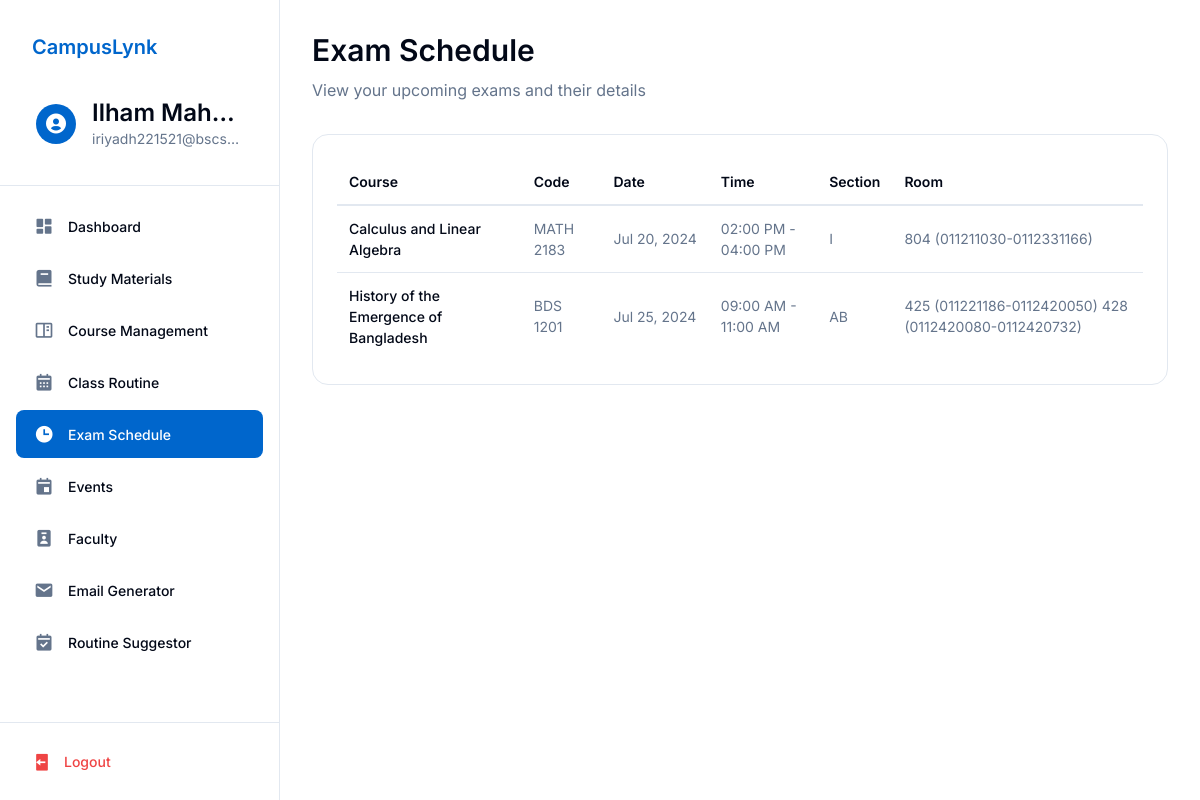
The page /exam_schedule.php (signed in) on the database its author committed.
### tables this page shows
CREATE TABLE `users` (
  `id` int(11) NOT NULL,
  `username` varchar(255) NOT NULL,
  `email` varchar(255) NOT NULL,
  `password` varchar(255) NOT NULL,
  `role` enum('student','faculty','admin') NOT NULL,
  `name` varchar(255) NOT NULL
);

CREATE TABLE `exam_schedules` (
  `id` int(11) NOT NULL,
  `department` varchar(50) NOT NULL,
  `course_code` varchar(50) NOT NULL,
  `course_title` varchar(255) NOT NULL,
  `section` varchar(10) NOT NULL,
  `teacher` varchar(100) NOT NULL,
  `exam_date` date NOT NULL,
  `exam_time` varchar(50) NOT NULL,
  `room` text DEFAULT NULL,
  `created_at` timestamp NOT NULL DEFAULT current_timestamp()
);

### exam_schedule.php (the view, shortened to what this page needs)
<?php
$database = new Database();
$db = $database->getConnection();
$exams = [];
try {
    $userQuery = "SELECT id FROM users WHERE email = ?";
    $userStmt = $db->prepare($userQuery);
    $userStmt->execute([$_SESSION["useremail"]]);
    $user = $userStmt->fetch(PDO::FETCH_ASSOC);
    if ($user) {
        $userId = $user['id'];
        $examQuery = "
            SELECT
                es.course_title,
                es.course_code,
                es.exam_date,
                es.exam_time,
                es.section,
                es.room,
                es.teacher
            FROM student_enrollments se
            JOIN upcoming_courses uc ON se.course_id = uc.id
            JOIN exam_schedules es ON es.course_code = uc.course_code AND es.section = se.section
            WHERE se.student_id = ?
            ORDER BY es.exam_date, es.exam_time
        ";
        $examStmt = $db->prepare($examQuery);
        $examStmt->execute([$userId]);
        $exams = $examStmt->fetchAll(PDO::FETCH_ASSOC);
    }
} catch(PDOException $e) {
    echo "<p>Could not retrieve exam schedule. Please try again later.</p>";
}
?>
<!DOCTYPE html>
<html lang="en">
<head>
    <link href='https://unpkg.com/boxicons@2.1.4/css/boxicons.min.css' rel='stylesheet'>
    <link rel="stylesheet" href="css/base.css">
    <link rel="stylesheet" href="css/layout.css">
    <link rel="stylesheet" href="css/components.css">
    <link rel="stylesheet" href="css/exam-schedule.css">
</head>
<body>
    <?php include 'sidebar.php'; ?>
    <main class="main-content">
        <section class="welcome-section">
            <h1>Exam Schedule</h1>
            <p class="text-muted">View your upcoming exams and their details</p>
        </section>
        <div class="table-container">
            <table class="table">
                <thead>
                    <tr>
                        <th>Course</th>
                        <th>Code</th>
                        <th>Date</th>
                        <th>Time</th>
                        <th>Section</th>
                        <th>Room</th>
                    </tr>
                </thead>
                <tbody>
                    <?php if (!empty($exams)): ?>
                        <?php foreach ($exams as $exam): ?>
                            <tr>
                                <td><?php echo htmlspecialchars($exam['course_title']); ?></td>
                                <td><?php echo htmlspecialchars($exam['course_code']); ?></td>
                                <td class="exam-date"><?php echo date('M j, Y', strtotime($exam['exam_date'])); ?></td>
                                <td><?php echo htmlspecialchars($exam['exam_time']); ?></td>
                                <td><?php echo htmlspecialchars($exam['section']); ?></td>
                                <td><?php echo htmlspecialchars($exam['room']); ?></td>
                            </tr>
                        <?php endforeach; ?>
                    <?php endif; ?>
                </tbody>
            </table>
        </div>
    </main>
</body>
</html>

### sidebar.php (shortened to what this page needs)
<?php
try {
    $sidebar_database = new Database();
    $sidebar_db = $sidebar_database->getConnection();
    $sidebar_query = $sidebar_db->prepare("SELECT * FROM users WHERE email = ?");
    $sidebar_query->execute([$_SESSION['useremail']]);
    $sidebar_user = $sidebar_query->fetch(PDO::FETCH_ASSOC);
} catch (PDOException $e) {
    header("Location: login.php?error=Database Error: " . urlencode($e->getMessage()));
    exit();
}
$current_page = basename($_SERVER['PHP_SELF']);
$role = $sidebar_user['role'];
?>
<link href='https://unpkg.com/boxicons@2.1.4/css/boxicons.min.css' rel='stylesheet'>
<aside class="sidebar">
    <div class="sidebar-header">
        <div class="logo-and-title-div">
            <a href="<?php echo $role === 'faculty' ? 'faculty_dashboard.php' : ($role === 'admin' ? 'admin_dashboard.php' : 'dashboard.php'); ?>" class="navbar-brand">CampusLynk</a>
        </div>
        <a href="<?php echo $role === 'faculty' ? 'faculty_dashboard.php' : ($role === 'admin' ? 'admin_dashboard.php' : 'profile.php'); ?>" class="user-info">
            <div class="user-avatar">
                <i class='bx bxs-user-circle'></i>
            </div>
            <div class="user-details">
                <h3 class="user-name"><?php echo htmlspecialchars($sidebar_user['name']); ?></h3>
                <p class="user-email"><?php echo htmlspecialchars($sidebar_user['email']); ?></p>
            </div>
        </a>
    </div>
    <div class="sidebar-content">
        <ul class="nav-links">
            <?php if ($role === 'admin'): ?>
                <li>
                    <a href="admin_dashboard.php" class="nav-link <?php echo $current_page === 'admin_dashboard.php' ? 'active' : ''; ?>">
                        <i class='bx bxs-dashboard'></i>
                        <span>Dashboard</span>
                    </a>
                </li>
                <li>
                    <a href="admin_dataimport.php" class="nav-link <?php echo $current_page === 'admin_dataimport.php' ? 'active' : ''; ?>">
                        <i class='bx bxs-file-import'></i>
                        <span>Data Import</span>
                    </a>
                </li>
                <li>
                    <a href="admin_exam_import.php" class="nav-link <?php echo $current_page === 'admin_exam_import.php' ? 'active' : ''; ?>">
                        <i class='bx bxs-calendar-event'></i>
                        <span>Exam Schedule Importer</span>
                    </a>
                </li>
                <li>
                    <a href="admin_class_schedule.php" class="nav-link <?php echo $current_page === 'admin_class_schedule.php' ? 'active' : ''; ?>">
                        <i class='bx bx-calendar'></i>
                        <span>Ongoing Class Schedule</span>
                    </a>
                </li>
                <li>
                    <a href="admin_users.php" class="nav-link <?php echo $current_page === 'admin_users.php' ? 'active' : ''; ?>">
                        <i class='bx bxs-user-detail'></i>
                        <span>User Management</span>
                    </a>
                </li>
                <li>
                    <a href="admin_settings.php" class="nav-link <?php echo $current_page === 'admin_settings.php' ? 'active' : ''; ?>">
                        <i class='bx bxs-cog'></i>
                        <span>Settings</span>
                    </a>
                </li>
            <?php else: ?>
                <li>
                    <a href="dashboard.php" class="nav-link <?php echo $current_page === 'dashboard.php' ? 'active' : ''; ?>">
                        <i class='bx bxs-dashboard'></i>
                        <span>Dashboard</span>
                    </a>
                </li>
                <li>
                    <a href="study-materials.php" class="nav-link <?php echo $current_page === 'study-materials.php' ? 'active' : ''; ?>">
                        <i class='bx bxs-book'></i>
                        <span>Study Materials</span>
                    </a>
                </li>
                <li>
                    <a href="course_management.php" class="nav-link <?php echo $current_page === 'course_management.php' ? 'active' : ''; ?>">
                        <i class='bx bx-book-content'></i>
                        <span>Course Management</span>
                    </a>
                </li>
                <li>
                    <a href="class_routine1.php" class="nav-link <?php echo $current_page === 'class_routine1.php' ? 'active' : ''; ?>">
                        <i class='bx bxs-calendar'></i>
                        <span>Class Routine</span>
                    </a>
                </li>
                <li>
                    <a href="exam_schedule.php" class="nav-link <?php echo $current_page === 'exam_schedule.php' ? 'active' : ''; ?>">
                        <i class='bx bxs-time'></i>
                        <span>Exam Schedule</span>
                    </a>
                </li>
                <li>
                    <a href="eventpage.php" class="nav-link <?php echo $current_page === 'eventpage.php' ? 'active' : ''; ?>">
                        <i class='bx bxs-calendar-event'></i>
                        <span>Events</span>
                    </a>
                </li>
                <li>
                    <a href="faculty.php" class="nav-link <?php echo $current_page === 'faculty.php' ? 'active' : ''; ?>">
                        <i class='bx bxs-user-badge'></i>
                        <span>Faculty</span>
                    </a>
                </li>
                <li>
                    <a href="email_assistant.php" class="nav-link <?php echo $current_page === 'email_assistant.php' ? 'active' : ''; ?>">
                        <i class='bx bxs-envelope'></i>
                        <span>Email Generator</span>
                    </a>
                </li>
                <li>
                    <a href="routine_suggestor.php" class="nav-link <?php echo $current_page === 'routine_suggestor.php' ? 'active' : ''; ?>">
                        <i class='bx bxs-calendar-check'></i>
                        <span>Routine Suggestor</span>
                    </a>
                </li>
            <?php endif; ?>
        </ul>
    </div>
    <div class="sidebar-footer">
        <?php
        $logout_url = 'logout.php';
        if (isset($_SESSION['role'])) {
            switch ($_SESSION['role']) {
                default:
                    $logout_url = 'logout.php';
            }
        }
        ?>
        <a href="<?php echo $logout_url; ?>" class="logout-btn">
            <i class='bx bxs-log-out'></i>
            <span>Logout</span>
        </a>
    </div>
</aside>

### css/base.css (style rules this page uses)
:root { --background: #ffffff; --foreground: #020817; --card: #ffffff; --card-foreground: #020817; --popover: #ffffff; --popover-foreground: #020817; --primary: #0066cc; --primary-foreground: #ffffff; --secondary: #f1f5f9; --secondary-foreground: #0f172a; --muted: #f1f5f9; --muted-foreground: #64748b; --accent: #f1f5f9; --accent-foreground: #0f172a; --destructive: #ef4444; --destructive-foreground: #ffffff; --success: #16a34a; --success-foreground: #ffffff; --border: #e2e8f0; --input: #e2e8f0; --ring: #0066cc; --spacing-1: 0.25rem; --spacing-2: 0.5rem; --spacing-3: 0.75rem; --spacing-4: 1rem; --spacing-5: 1.25rem; --spacing-6: 1.5rem; --spacing-8: 2rem; --spacing-10: 2.5rem; --spacing-12: 3rem; --radius-sm: 0.125rem; --radius: 0.5rem; --radius-md: 0.75rem; --radius-lg: 1rem; --shadow-sm: 0 1px 2px rgba(0, 0, 0, 0.05); --shadow: 0 1px 3px rgba(0, 0, 0, 0.1), 0 1px 2px rgba(0, 0, 0, 0.06); --shadow-md: 0 4px 6px -1px rgba(0, 0, 0, 0.1), 0 2px 4px -1px rgba(0, 0, 0, 0.06); --shadow-lg: 0 10px 15px -3px rgba(0, 0, 0, 0.1), 0 4px 6px -2px rgba(0, 0, 0, 0.05); }
* { margin: 0; padding: 0; box-sizing: border-box; font-family: 'Inter', sans-serif; }
body { background-color: var(--background); color: var(--foreground); line-height: 1.5; }
h1, h2, h3, h4, h5, h6 { font-weight: 600; line-height: 1.25; margin-bottom: var(--spacing-4); }
h1 { font-size: 2.25rem; }
h3 { font-size: 1.5rem; }
.text-muted { color: var(--muted-foreground); }
.main-content { margin-left: 280px; padding: 2rem; min-height: 100vh; background-color: var(--background); }

### css/layout.css (style rules this page uses)
:root { --sidebar-width: 280px; }
.main-content { margin-left: var(--sidebar-width); padding: 2rem; min-height: 100vh; background: var(--background); }
.sidebar { width: var(--sidebar-width); height: 100vh; background-color: var(--background); border-right: 1px solid var(--border); display: flex; flex-direction: column; position: fixed; left: 0; top: 0; z-index: 1000; overflow-y: auto; }
.sidebar-header { padding: 1.5rem; border-bottom: 1px solid var(--border); display: flex; flex-direction: column; gap: 1rem; background: var(--background); }
.logo-and-title-div { display: flex; align-items: center; gap: 0.75rem; text-decoration: none; padding: 0.5rem; border-radius: var(--radius); transition: background-color 0.2s; }
.navbar-brand { color: var(--primary); font-size: 1.25rem; font-weight: 600; text-decoration: none; }
.user-info { display: flex; align-items: center; gap: 1rem; padding: 0.75rem; border-radius: var(--radius); transition: background-color 0.2s; text-decoration: none; }
.user-avatar { width: 40px; height: 40px; border-radius: 50%; background: var(--primary); display: flex; align-items: center; justify-content: center; flex-shrink: 0; }
.user-avatar i { font-size: 1.5rem; color: var(--primary-foreground); }
.user-details { flex: 1; min-width: 0; }
.user-name { font-weight: 600; color: var(--foreground); margin: 0; white-space: nowrap; overflow: hidden; text-overflow: ellipsis; }
.user-email { font-size: 0.875rem; color: var(--muted-foreground); margin: 0; white-space: nowrap; overflow: hidden; text-overflow: ellipsis; }
.sidebar-content { flex: 1; display: flex; flex-direction: column; padding: 1rem 0; }
.nav-links { list-style: none; padding: 0 1rem; margin: 0; }
.nav-links li { margin-bottom: 0.25rem; }
.nav-link { display: flex; align-items: center; gap: 0.75rem; padding: 0.75rem 1rem; color: var(--foreground); text-decoration: none; border-radius: var(--radius); transition: all 0.2s; font-size: 0.875rem; font-weight: 500; }
.nav-link.active { background-color: var(--primary); color: var(--primary-foreground); }
.nav-link.active i { color: inherit; }
.nav-link i { font-size: 1.25rem; width: 1.5rem; height: 1.5rem; display: inline-flex; align-items: center; justify-content: center; color: var(--muted-foreground); }
.sidebar-footer { padding: 1rem; border-top: 1px solid var(--border); background: var(--background); }
.logout-btn { display: flex; align-items: center; gap: 0.75rem; padding: 0.75rem 1rem; width: 100%; color: var(--destructive); text-decoration: none; border-radius: var(--radius); transition: all 0.2s; font-size: 0.875rem; font-weight: 500; }
.logout-btn i { font-size: 1.25rem; }
.welcome-section { margin-bottom: 2rem; }
.welcome-section h1 { font-size: 1.875rem; font-weight: 600; color: var(--foreground); margin-bottom: 0.5rem; }

### rows shown on the page
users: name "Ilham Mah…", email "iriyadh221521@bscs…"
exam_schedules: course_title "Calculus and Linear Algebra", course_code "MATH 2183", exam_date "Jul 20, 2024", exam_time "02:00 PM - 04:00 PM", section "I", room "804 (011211030-0112331166)"
exam_schedules: course_title "History of the Emergence of Bangladesh", course_code "BDS 1201", exam_date "Jul 25, 2024", exam_time "09:00 AM - 11:00 AM", section "AB", room "425 (011221186-0112420050) 428 (0112420080-0112420732)"
